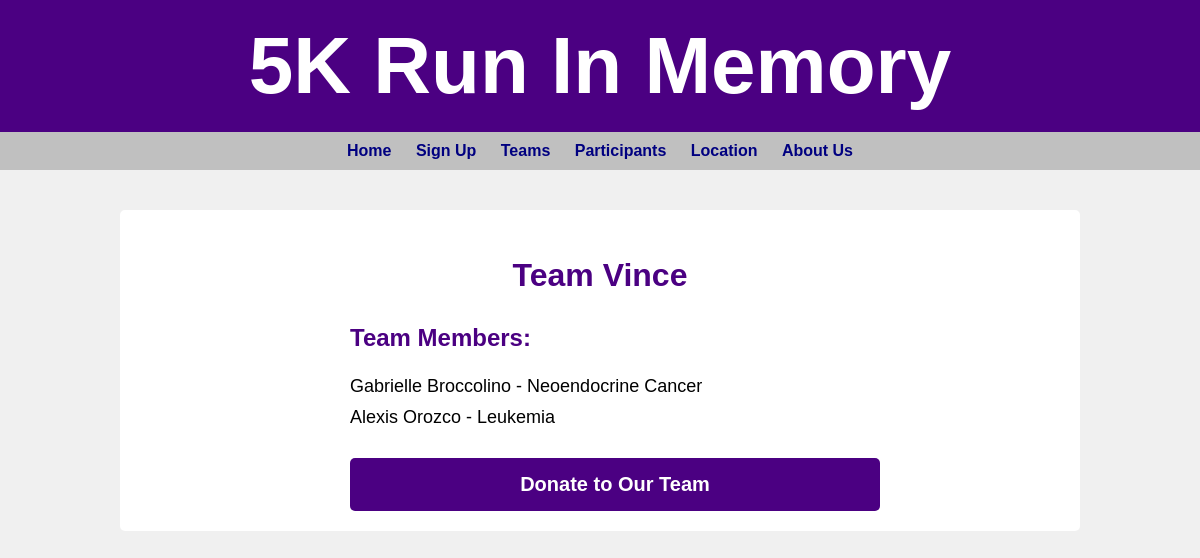
The app's page /team/Team Vince with its own data.
### tables this page shows
CREATE TABLE participants (
    id INTEGER PRIMARY KEY AUTOINCREMENT,
    name TEXT NOT NULL,
    email TEXT UNIQUE NOT NULL,
    cancer_type TEXT NOT NULL,
    team TEXT NOT NULL,
    password_hash TEXT NOT NULL,
    date TEXT NOT NULL  -- Add this line for the date
);

### Website_5K.py (the view)
@app.route('/team/<team_name>', methods=['GET'])
def team(team_name):
    db = get_db()
    team_members = db.execute('SELECT name, cancer_type FROM participants WHERE team = ?', (team_name,)).fetchall()
    return render_template('team.html', team_name=team_name, members=team_members)

### Website_5K.py (called while the page is built)
def get_db():
    if 'db' not in g:
        g.db = sqlite3.connect(DATABASE)
        g.db.row_factory = sqlite3.Row
    return g.db

### templates/team.html (shortened to what this page needs)
{% extends "base.html" %}
{% block content %}
<div class="team-info">
    <h2>{{ team_name }}</h2>
    <h3>Team Members:</h3>
    <ul>
    {% for member in members %}
        <li>{{ member['name'] }} - {{ member['cancer_type'] }}</li>
    {% endfor %}
    </ul>
    <a href="https://www.gofundme.com/your-5k-event-page" class="donate-button">Donate to Our Team</a>
</div>
{% endblock %}

### templates/base.html (style rules this page uses)
body { font-family: Arial, sans-serif; margin: 0; padding: 0; background-color: #f0f0f0; color: #000080; }
h2 { color: #4B0082; }
.donate-button { display: inline-block; padding: 10px 20px; background-color: #4B0082; color: white; text-decoration: none; border-radius: 5px; font-weight: bold; margin-top: 20px; }

### templates/team.html (style rules this page uses)
.team-info { max-width: 500px; margin: 0 auto; font-size: 18px; }
.team-info h2 { text-align: center; color: #4B0082; font-size: 32px; margin-bottom: 30px; }
.team-info h3 { color: #4B0082; font-size: 24px; margin-top: 20px; }
.team-info ul { list-style-type: none; padding: 0; }
.team-info li { margin-bottom: 10px; color: #000000; }
.donate-button { display: block; width: 100%; padding: 15px; background-color: #4B0082; color: white; text-align: center; text-decoration: none; border-radius: 5px; font-size: 20px; margin-top: 30px; }

### records on screen
participants: name "Gabrielle Broccolino", cancer_type "Neoendocrine Cancer"
participants: name "Alexis Orozco", cancer_type "Leukemia"

### other values on screen
{{ team_name }} "Team Vince"
